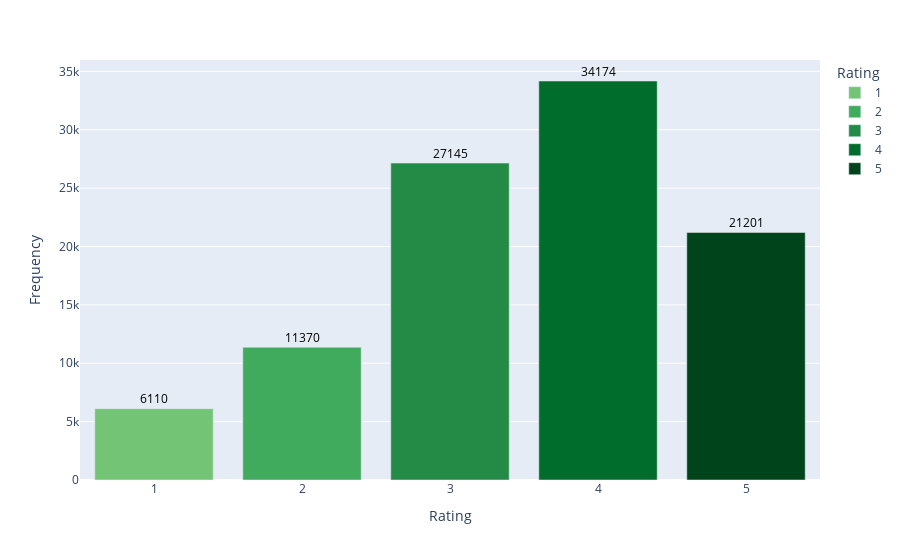

The notebook cell this image was saved under:
### Code cell
ratings_counts = dataframe['Rating'].value_counts()
ratings_order = [1, 2, 3, 4, 5] 
ratings_counts = ratings_counts.loc[ratings_order]
df_ratings = pd.DataFrame({'Rating': ratings_order, 'Frequency': ratings_counts.values})
df_ratings['Rating'] = pd.Categorical(df_ratings['Rating'], categories=ratings_order, ordered=True)
dark_green_colors = ['#74c476', '#41ab5d', '#238b45', '#006d2c', '#00441b']
fig = px.bar(
    df_ratings,
    x='Rating',
    y='Frequency',
    color='Rating',
    color_discrete_sequence=dark_green_colors,
    labels={'x': 'Rating', 'y': 'Frequency'},
)
# We add the value for each rating at the top of the bars.
for i, row in df_ratings.iterrows():
    fig.add_annotation(
        x=row['Rating'],
        y=row['Frequency'] + 0.1,
        text=str(row['Frequency']),
        showarrow=False,
        font=dict(color='black', size=12),
        yshift=10
    )
fig.show()

### Figure 1 — Plotly figure (JSON) as saved in the notebook; plotly's stock layout.template omitted (floating-point values rounded to 4 significant figures)
{"data": [{"alignmentgroup": "True", "hovertemplate": "Rating=%{x}<br>Frequency=%{y}<extra></extra>", "legendgroup": "1", "marker": {"color": "#74c476", "pattern": {"shape": ""}}, "name": "1", "offsetgroup": "1", "orientation": "v", "showlegend": true, "textposition": "auto", "type": "bar", "x": [1], "xaxis": "x", "y": [6110], "yaxis": "y"}, {"alignmentgroup": "True", "hovertemplate": "Rating=%{x}<br>Frequency=%{y}<extra></extra>", "legendgroup": "2", "marker": {"color": "#41ab5d", "pattern": {"shape": ""}}, "name": "2", "offsetgroup": "2", "orientation": "v", "showlegend": true, "textposition": "auto", "type": "bar", "x": [2], "xaxis": "x", "y": [11370], "yaxis": "y"}, {"alignmentgroup": "True", "hovertemplate": "Rating=%{x}<br>Frequency=%{y}<extra></extra>", "legendgroup": "3", "marker": {"color": "#238b45", "pattern": {"shape": ""}}, "name": "3", "offsetgroup": "3", "orientation": "v", "showlegend": true, "textposition": "auto", "type": "bar", "x": [3], "xaxis": "x", "y": [27145], "yaxis": "y"}, {"alignmentgroup": "True", "hovertemplate": "Rating=%{x}<br>Frequency=%{y}<extra></extra>", "legendgroup": "4", "marker": {"color": "#006d2c", "pattern": {"shape": ""}}, "name": "4", "offsetgroup": "4", "orientation": "v", "showlegend": true, "textposition": "auto", "type": "bar", "x": [4], "xaxis": "x", "y": [34174], "yaxis": "y"}, {"alignmentgroup": "True", "hovertemplate": "Rating=%{x}<br>Frequency=%{y}<extra></extra>", "legendgroup": "5", "marker": {"color": "#00441b", "pattern": {"shape": ""}}, "name": "5", "offsetgroup": "5", "orientation": "v", "showlegend": true, "textposition": "auto", "type": "bar", "x": [5], "xaxis": "x", "y": [21201], "yaxis": "y"}], "layout": {"annotations": [{"font": {"color": "black", "size": 12}, "showarrow": false, "text": "6110", "x": 1, "y": 6110.0, "yshift": 10}, {"font": {"color": "black", "size": 12}, "showarrow": false, "text": "11370", "x": 2, "y": 11370.0, "yshift": 10}, {"font": {"color": "black", "size": 12}, "showarrow": false, "text": "27145", "x": 3, "y": 27150.0, "yshift": 10}, {"font": {"color": "black", "size": 12}, "showarrow": false, "text": "34174", "x": 4, "y": 34170.0, "yshift": 10}, {"font": {"color": "black", "size": 12}, "showarrow": false, "text": "21201", "x": 5, "y": 21200.0, "yshift": 10}], "barmode": "relative", "legend": {"title": {"text": "Rating"}, "tracegroupgap": 0}, "margin": {"t": 60}, "xaxis": {"anchor": "y", "categoryarray": [1, 2, 3, 4, 5], "categoryorder": "array", "domain": [0, 1], "title": {"text": "Rating"}}, "yaxis": {"anchor": "x", "domain": [0, 1], "title": {"text": "Frequency"}}}}
